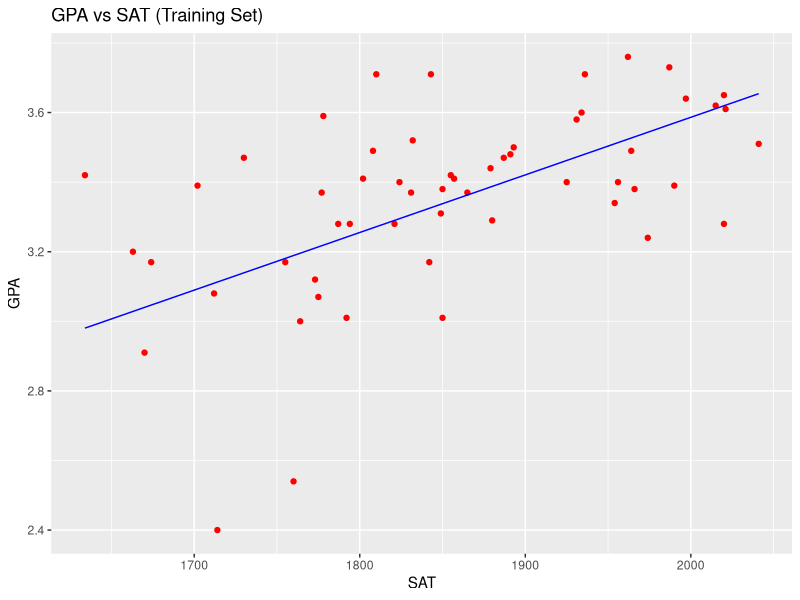
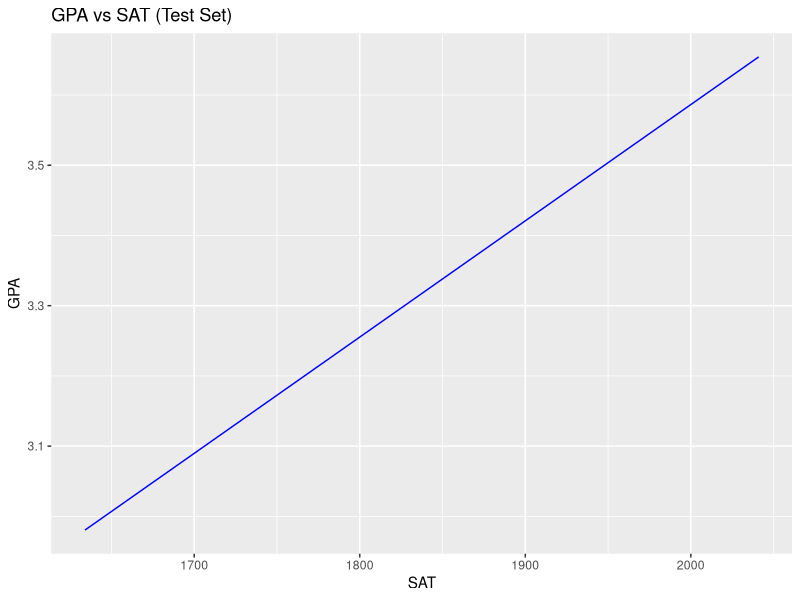

Here is the R script that generated these plots, in order:
getwd()
setwd("/Users/jasc/Documents/9no/data-mining-class/unidad-2/practicas")
getwd()

# Importing the dataset
dataset <- read.csv('SAT-SCORES.csv')

# Splitting the dataset into the Training set and Test set
# Install.packages('caTools')
library(caTools)
set.seed(123)
split <- sample.split(dataset$Gpa, SplitRatio = 2/3)
training_set <- subset(dataset, split == TRUE)
test_set <- subset(dataset, split == FALSE)

# Fitting Simple Linear Regression to the Training set
regressor = lm(formula = Gpa ~ Sat,
               data = dataset)
summary(regressor)

# Predicting the Test set results
y_pred = predict(regressor, newdata = test_set)

# Visualising the Training set results
library(ggplot2)
ggplot() +
  geom_point(aes(x=training_set$Sat, y=training_set$Gpa),
             color = 'red') +
  geom_line(aes(x = training_set$Sat, y = predict(regressor, newdata = training_set)),
            color = 'blue') +
  ggtitle('GPA vs SAT (Training Set)') +
  xlab('SAT') +
  ylab('GPA')

# Visualising the Test set results
ggplot() +
  geom_point(aes(x=test_set$YearsExperience, y=test_set$Salary),
             color = 'red') +
  geom_line(aes(x = training_set$Sat, y = predict(regressor, newdata = training_set)),
            color = 'blue') +
  ggtitle('GPA vs SAT (Test Set)') +
  xlab('SAT') +
  ylab('GPA')
